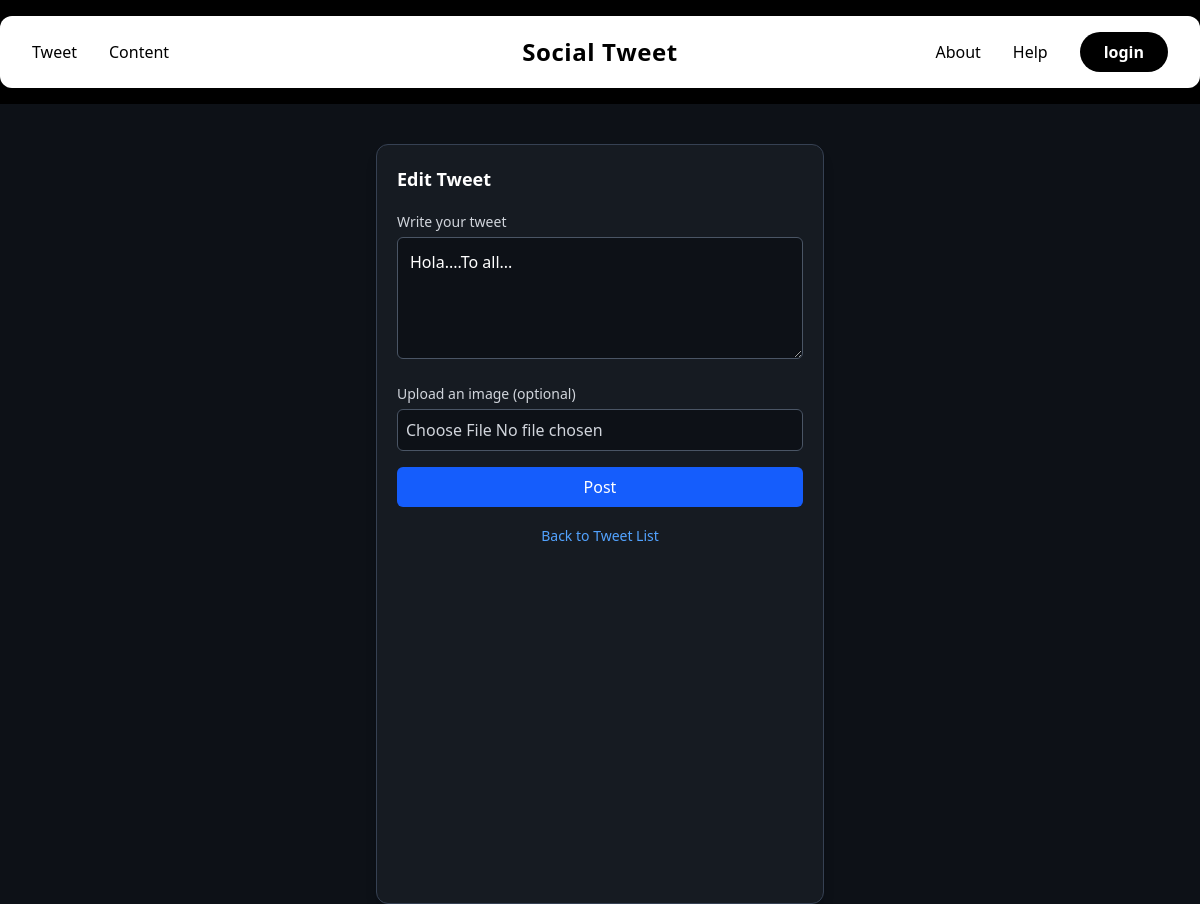
Page /2/edit/ (signed in) on the earlier database version.
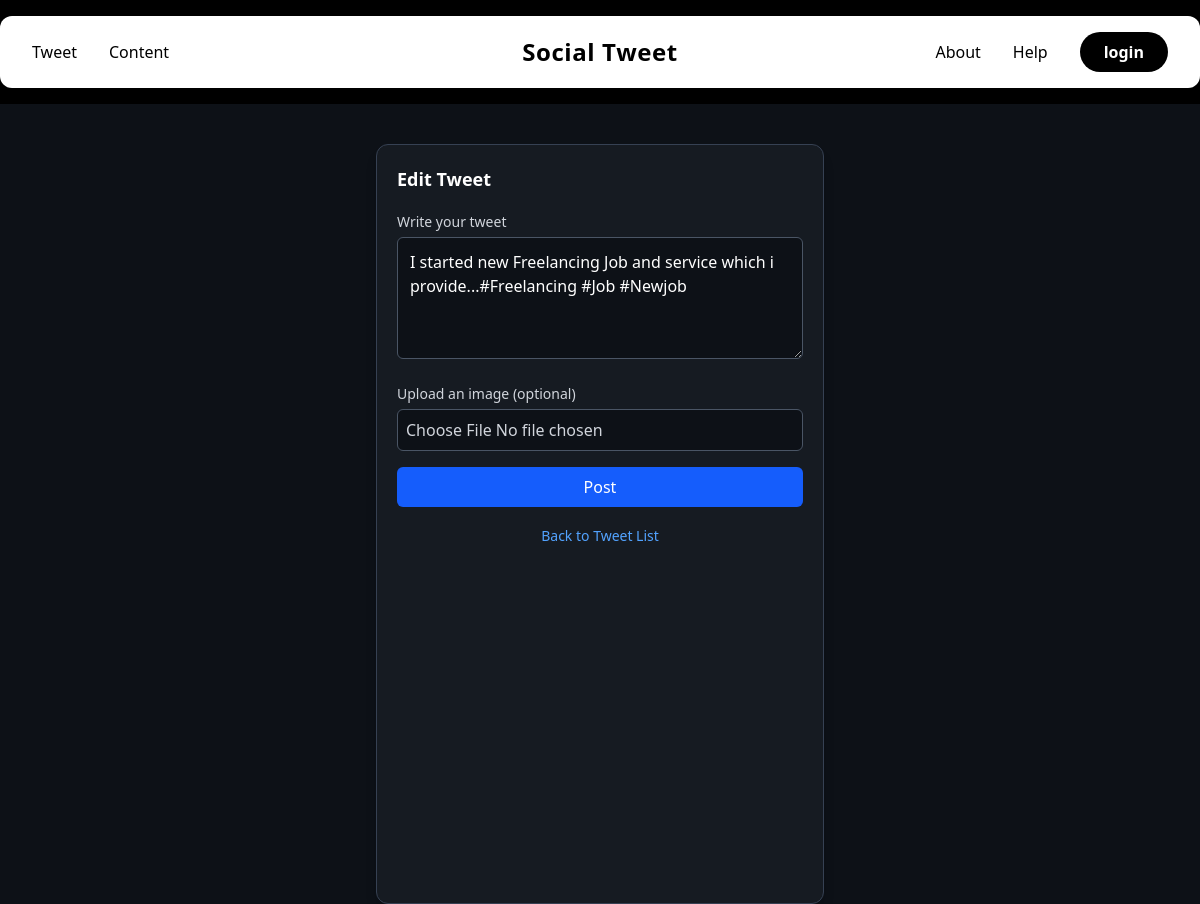
Same page on the later database version.
### Tweet/models.py (models this page shows, shortened)
class Tweet(models.Model):
    user = models.ForeignKey(User , on_delete=models.CASCADE)
    text = models.TextField(max_length=500)
    image = models.ImageField(upload_to="tweet_img/",blank=True ,null = True)
    created_at = models.DateTimeField(auto_now_add=True)
    updated_at = models.DateTimeField(auto_now=True)

### Tweet/views.py (the view)
# urls.py: path('<int:tweet_id>/edit/', views.tweet_edit, name='tweet_edit'),
def tweet_edit(request , tweet_id):
    tweet = get_object_or_404(Tweet , pk = tweet_id ,user = request.user)
    if request.method == "POST":
        form = TweetForm(request.POST ,request.FILES ,instance=tweet)
        if form.is_valid:
            tweet = form.save(commit = False)
            tweet.user = request.user
            tweet.save()
            return redirect('tweet_list')
    else:
        form = TweetForm(instance=tweet)
    return render(request, 'tweet_form.html', {'form': form})

### Tweet/forms.py
class TweetForm(forms.ModelForm):
    class Meta:
        model = Tweet
        fields = ['text' ,'image']

### Tweet/templates/tweet_form.html (shortened to what this page needs)
{% extends "layout.html" %}
{% block content %}
<div class="min-h-screen bg-[#0d1117] flex justify-center pt-10 px-4">
    <div class="bg-[#161b22] w-full max-w-md rounded-xl p-5 shadow-lg border border-gray-700">
        <h2 class="text-white text-lg font-semibold mb-4">
            {% if form.instance.pk %}
                Edit Tweet
            {% else %}
                Create Tweet
            {% endif %}
        </h2>
        <form method="post" enctype="multipart/form-data" class="space-y-4">
            <div>
                <label class="text-gray-300 text-sm">Write your tweet</label>
                <textarea
                    name="text"
                    rows="4"
                    class="mt-1 w-full bg-[#0d1117] border border-gray-600 text-white p-3 rounded-md focus:ring-blue-500 focus:border-blue-500 outline-none"
                    placeholder="What's happening?"
                >{{ form.text.value|default:'' }}</textarea>
            </div>
            <div>
                <label class="text-gray-300 text-sm">Upload an image (optional)</label>
                <input
                    type="file"
                    name="image"
                    class="mt-1 block w-full text-gray-300 bg-[#0d1117] border border-gray-600 p-2 rounded-md cursor-pointer"
                >
            </div>
            <button
                type="submit"
                class="w-full bg-blue-600 hover:bg-blue-500 text-white font-medium py-2 rounded-md transition">
                Post
            </button>
        </form>
        <div class="mt-4 text-center">
            <a href="{% url 'tweet_list' %}" class="text-blue-400 hover:underline text-sm">
                Back to Tweet List
            </a>
        </div>
    </div>
</div>
{% endblock %}

### templates/layout.html (shortened to what this page needs)
{% load static %} {% load static tailwind_tags %}
<!DOCTYPE html>
<html lang="en">
  <head>
    {% tailwind_css %}
  </head>
  <body>
    <nav class="w-full bg-black py-4">
      <div
        class="max-w-7xl mx-auto bg-white rounded-xl px-8 py-4 flex items-center justify-between"
      >
        <div class="flex items-center space-x-8 text-black font-medium">
          <a href="#" class="hover:text-gray-600">Tweet</a>
          <a href="#" class="hover:text-gray-600">Content</a>
        </div>
        <div class="absolute left-1/2 transform -translate-x-1/2">
          <span class="text-2xl font-semibold tracking-wide">
            Social Tweet
          </span>
        </div>
        <div class="flex items-center space-x-8 text-black font-medium">
          <a href="#" class="hover:text-gray-600">About</a>
          <a href="#" class="hover:text-gray-600">Help</a>
          <a
            href="#"
            class="bg-black text-white px-6 py-2 rounded-full font-semibold hover:opacity-80"
          >
            login
          </a>
        </div>
      </div>
    </nav>
    {% block content %}{% endblock %}
  </body>
</html>

Differences in the rows shown:
changed Tweet: text "Hola....To all..." → "I started new Freelancing Job and service which i provide...#Freelancing #Job #Newjob"
